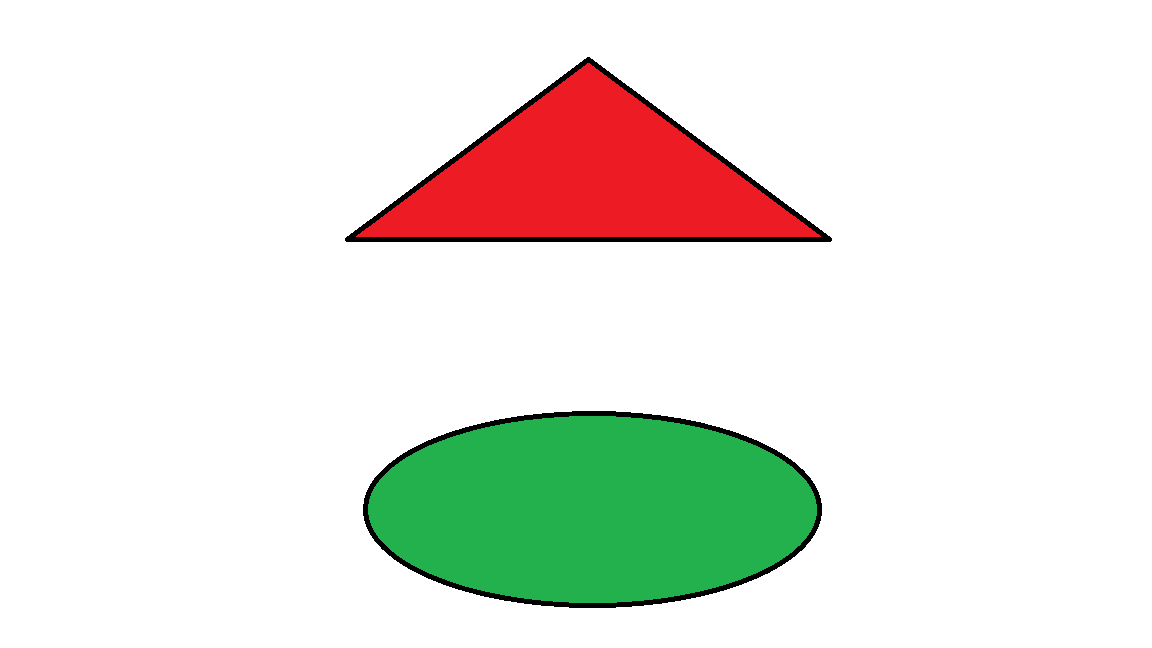
#> input picture shape.png, 1152 x 648 px
$ python Shape_detection.py
#> lines starting #> are read from the running program, lines starting #| are printed output that depends on the picture; after the words box and inside, x2 and y2 are one past the last pixel; in counts of white or black regions, pixels touching at a corner belong together
import numpy as npcd
import cv2
img = cv2.imread('shape.png')
#> img is the input picture: shape (648, 1152, 3); mean B, G, R 223.6, 232.1, 230.9
h, w, _ = img.shape
#> h = 648; w = 1152
area=h*w
#> area = 746496
imgGrey = cv2.cvtColor(img, cv2.COLOR_BGR2GRAY)
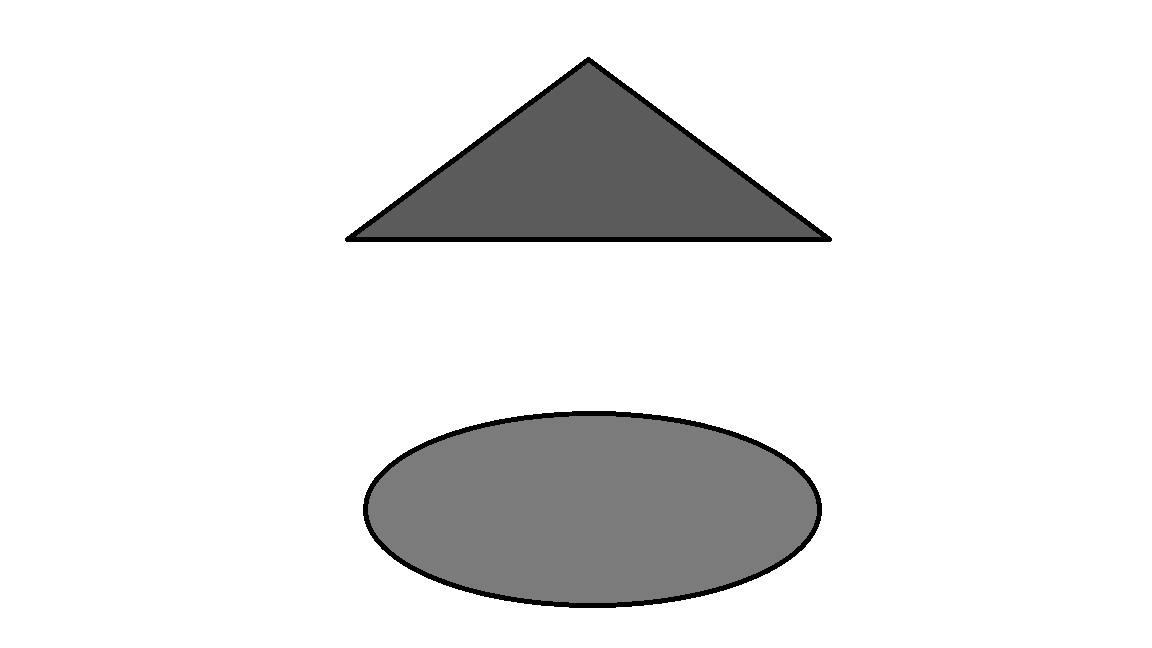
#> imgGrey: shape (648, 1152); min 0, max 255, mean 230.8
_, thresh = cv2.threshold(imgGrey, 127, 255, cv2.THRESH_BINARY)
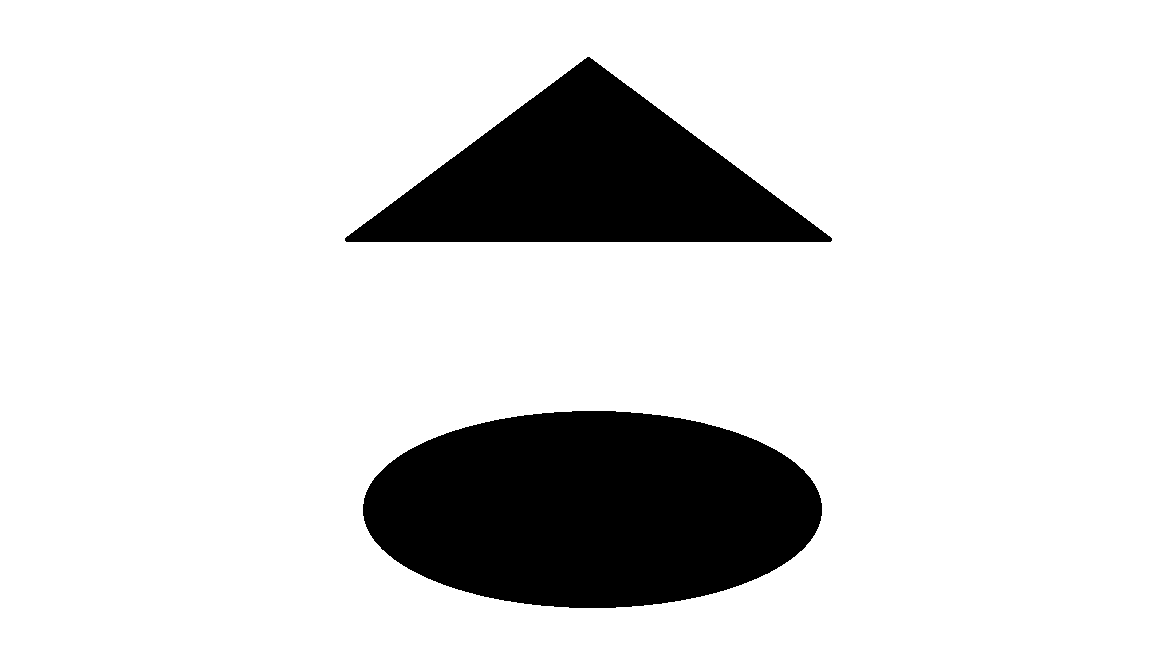
#> thresh: shape (648, 1152); 84.3% white; 2 black regions
contours, _ = cv2.findContours(thresh, cv2.RETR_TREE, cv2.CHAIN_APPROX_NONE)
#> contours = 3 contours; box (x1, y1, x2, y2) and area: (0, 0, 1152, 648) 744697, (362, 410, 823, 609) 71592, (344, 56, 833, 243) 46587
cv2.imshow("img", img)
for i in range(len(contours)):
 approx = cv2.approxPolyDP(contours[i], 0.01* cv2.arcLength(contours[i], True), True)
 if i!=0:
  if len(approx) == 3:
        print("Triangle")
        x1, y1, w, h = cv2.boundingRect(approx)
        cv2.rectangle(img,(x1,y1),(x1+w,y1+h),(0,255,0),2)
  elif len(approx) == 4:
          x1 ,y1, w, h = cv2.boundingRect(approx)
          print("Square")
          cv2.rectangle(img,(x1, y1),(x1+w,y1+h),(0,255,0),2)
  else:
        x1, y1, w, h = cv2.boundingRect(approx)
        print("Circle")
        cv2.rectangle(img,(x1, y1),(x1+w,y1+h),(0,255,0),2)
#> this loop made 3 passes
#> (approx, x1, y1, w, h) on pass 3: ([[344, 238], [589, 56], [832, 240]], 344, 56, 489, 185)
#> (x1, y1, w, h) on pass 2: (362, 410, 461, 199)
#| Circle
#| Triangle
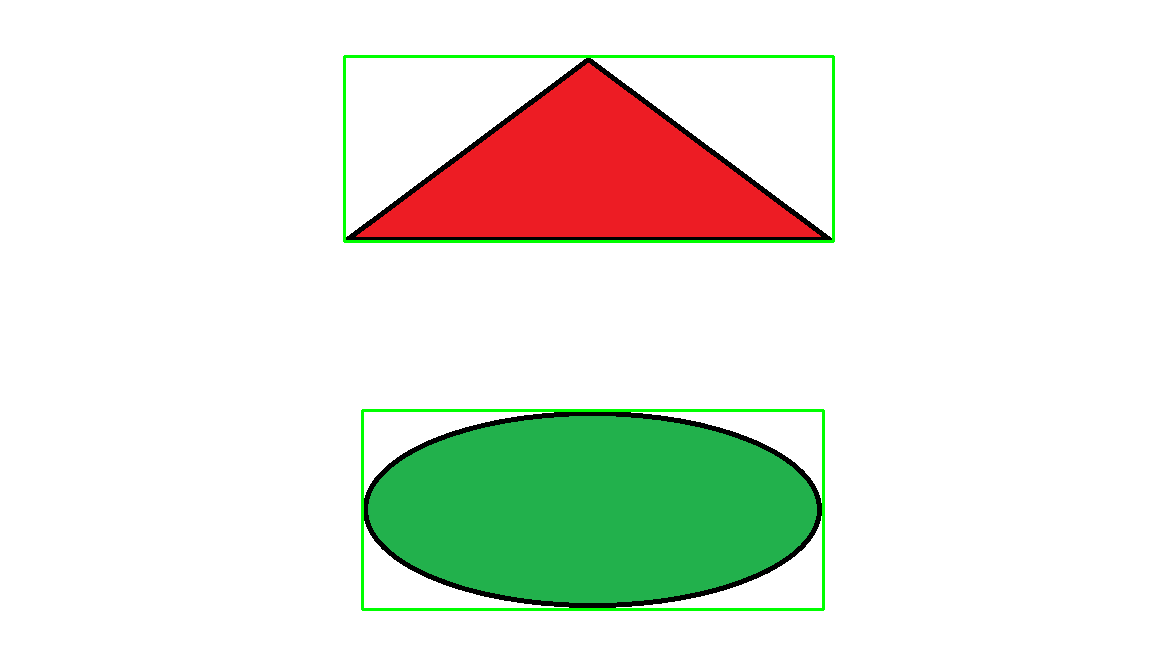
#> img: shape (648, 1152, 3); 1.07% of pixels changed, all inside (x1, y1, x2, y2) = (343, 55, 835, 611)


cv2.imshow("shapes", img)
cv2.waitKey(0)
cv2.destroyAllWindows()
